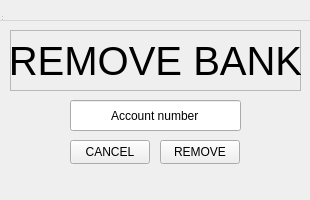
<?xml version="1.0" encoding="UTF-8"?>
<ui version="4.0">
 <class>BankDelete</class>
 <widget class="QDialogue" name="BankDelete">
  <property name="geometry">
   <rect>
    <x>0</x>
    <y>0</y>
    <width>310</width>
    <height>200</height>
   </rect>
  </property>
  <property name="windowTitle">
   <string>Centsible - Remove Bank Account</string>
  </property>
  <property name="windowIcon">
   <iconset>
    <normaloff>centsible_logo.png</normaloff>centsible_logo.png</iconset>
  </property>
  <widget class="QWidget" name="centralwidget" native="true">
   <property name="geometry">
    <rect>
     <x>0</x>
     <y>0</y>
     <width>800</width>
     <height>600</height>
    </rect>
   </property>
   <widget class="QFrame" name="frame">
    <property name="geometry">
     <rect>
      <x>10</x>
      <y>30</y>
      <width>291</width>
      <height>61</height>
     </rect>
    </property>
    <property name="frameShape">
     <enum>QFrame::StyledPanel</enum>
    </property>
    <property name="frameShadow">
     <enum>QFrame::Raised</enum>
    </property>
    <widget class="QLabel" name="label">
     <property name="geometry">
      <rect>
       <x>0</x>
       <y>0</y>
       <width>291</width>
       <height>61</height>
      </rect>
     </property>
     <property name="font">
      <font>
       <pointsize>30</pointsize>
      </font>
     </property>
     <property name="text">
      <string>REMOVE BANK</string>
     </property>
     <property name="alignment">
      <set>Qt::AlignCenter</set>
     </property>
    </widget>
   </widget>
   <widget class="QLineEdit" name="account_number_box">
    <property name="geometry">
     <rect>
      <x>70</x>
      <y>100</y>
      <width>171</width>
      <height>31</height>
     </rect>
    </property>
    <property name="inputMask">
     <string/>
    </property>
    <property name="text">
     <string>Account number</string>
    </property>
    <property name="alignment">
     <set>Qt::AlignCenter</set>
    </property>
   </widget>
   <widget class="QPushButton" name="deleteButton">
    <property name="geometry">
     <rect>
      <x>160</x>
      <y>140</y>
      <width>80</width>
      <height>24</height>
     </rect>
    </property>
    <property name="text">
     <string>REMOVE</string>
    </property>
   </widget>
   <widget class="QPushButton" name="cancelButton">
    <property name="geometry">
     <rect>
      <x>70</x>
      <y>140</y>
      <width>80</width>
      <height>24</height>
     </rect>
    </property>
    <property name="text">
     <string>CANCEL</string>
    </property>
   </widget>
  </widget>
  <widget class="QMenuBar" name="menubar">
   <property name="geometry">
    <rect>
     <x>0</x>
     <y>0</y>
     <width>800</width>
     <height>21</height>
    </rect>
   </property>
  </widget>
  <widget class="QStatusBar" name="statusbar">
   <property name="geometry">
    <rect>
     <x>0</x>
     <y>0</y>
     <width>3</width>
     <height>22</height>
    </rect>
   </property>
  </widget>
 </widget>
 <customwidgets>
  <customwidget>
   <class>QDialogue</class>
   <extends>QWidget</extends>
   <header>qdialogue.h</header>
   <container>1</container>
  </customwidget>
 </customwidgets>
 <resources/>
 <connections/>
</ui>
